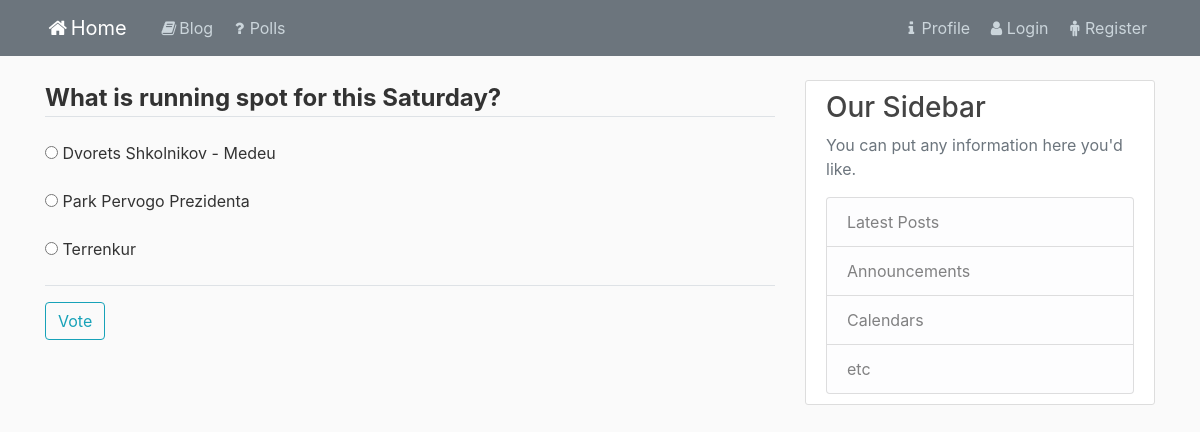
Before: /polls/14/detail/ with the older database file.
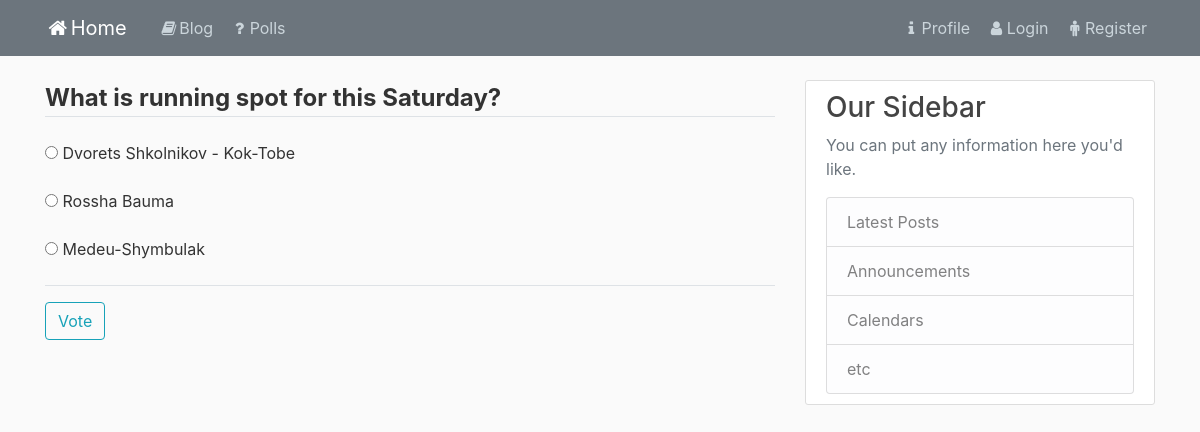
After: the same page with the newer database file.
### polls/models.py (models this page shows, shortened)
class Choice(models.Model):
    question = models.ForeignKey(Question, on_delete=models.CASCADE)
    choice_text = models.CharField(max_length=255)
    votes = models.IntegerField(default=0)

### polls/views.py (the view)
# urls.py: path('<int:pk>/detail/', views.IndexDetailView.as_view(), name='polls-detail'),
class IndexDetailView(generic.DetailView):
    model = Question
    template_name = 'polls/polls_detail.html'

### polls/templates/polls/polls_detail.html (shortened to what this page needs)
{% extends 'blog/base_blog.html' %}
{% load crispy_forms_tags %}
{% block content %}
<form action="{% url 'polls:polls-vote' question.id %}" method="post" enctype="multipart/form-data">
    <fieldset class="form-group">
        {% if question %}
            <legend class="border-bottom mb-4"><strong>{{ question.question_text }}</strong></legend>
            {% for choice in question.choice_set.all %}
            <div class="form-group">
                <input type="radio" name="choice" id="choice{{ forloop.counter }}" value="{{ choice.id }}">
                <label for="choice{{ forloop.counter }}">{{ choice.choice_text }}</label><br>
            </div>
            {% endfor %}
        {% endif %}
        <div class="form-group border-top pt-3">
            {% if question.author == user %}
                <a class="btn btn-outline-secondary" href="{% url 'polls:choice-update' question.id %}">Edit</a>
                <button class="btn btn-outline-info" type="submit">Vote</button>
            {% else %}
                <button class="btn btn-outline-info" type="submit">Vote</button>
            {% endif %}
        </div>
    </fieldset>
</form>
{% endblock content%}

Changed rows visible on the page:
changed Choice: choice "☐ Dvorets Shkolnikov - Medeu" → "☐ Dvorets Shkolnikov - Kok-Tobe"; choice_text "Dvorets Shkolnikov - Medeu" → "Dvorets Shkolnikov - Kok-Tobe"
changed Choice: choice "☐ Park Pervogo Prezidenta" → "☐ Rossha Bauma"; choice_text "Park Pervogo Prezidenta" → "Rossha Bauma"
changed Choice: choice "☐ Terrenkur" → "☐ Medeu-Shymbulak"; choice_text "Terrenkur" → "Medeu-Shymbulak"
